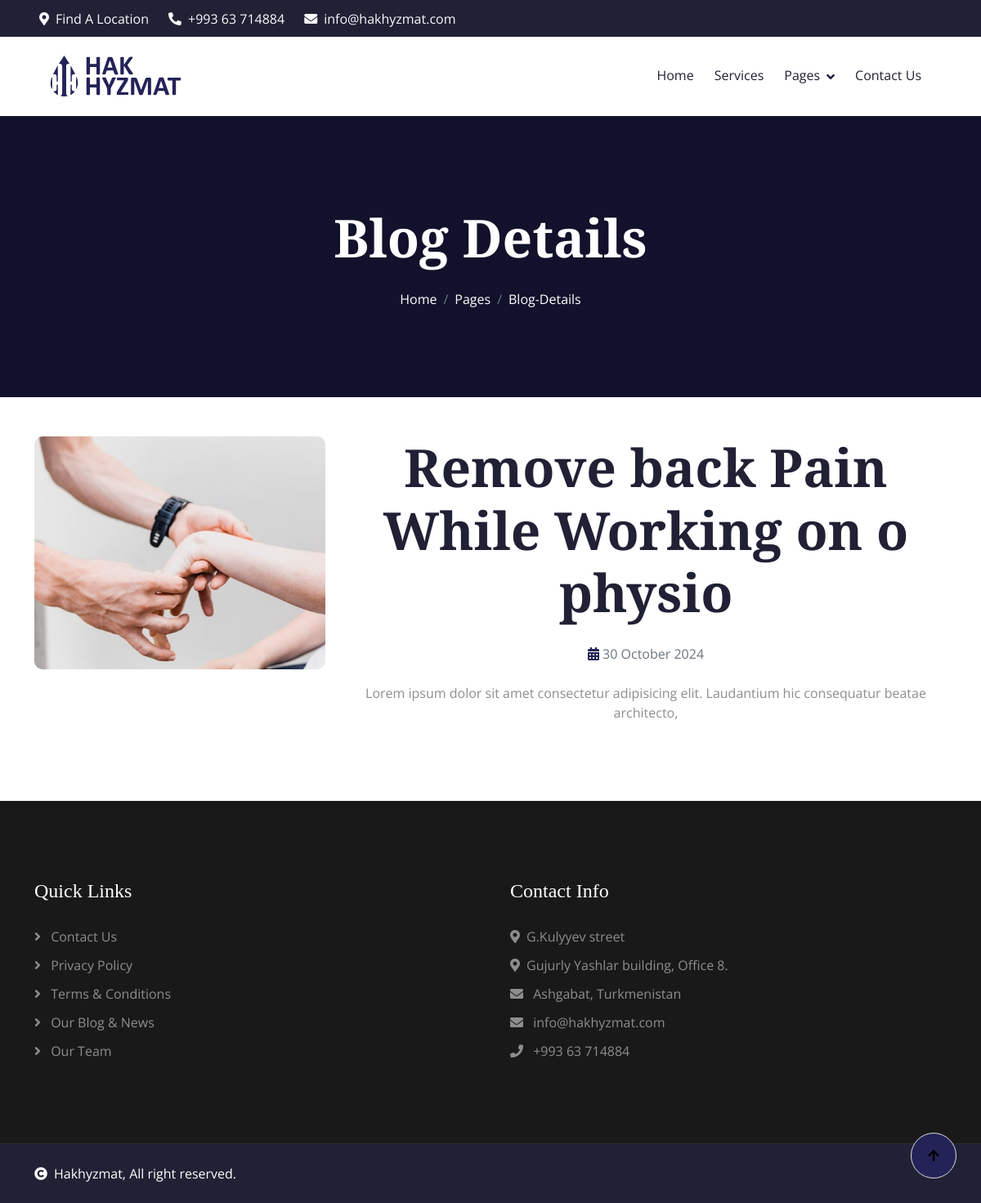
Screenshot of /blog-details/1/ with the database file from the repository.
### main/models/blog.py (models this page shows, shortened)
class Blog(models.Model):
    title = models.CharField(max_length=255)
    content = models.TextField()
    image = models.ImageField(upload_to='blog_images/')
    created_at = models.DateTimeField(auto_now_add=True)
    updated_at = models.DateTimeField(auto_now=True)
    class Meta:
        verbose_name = 'Blog'
        verbose_name_plural = 'Blogs'

### main/views/blog.py (the view)
# urls.py: path('blog-details/<int:pk>/', blog_details, name='blog-details'),
def blog_details(request, pk):
    blog = Blog.objects.get(id=pk)
    data = {
        'blog': blog
    }
    return render(request, 'main/blog-details/base.html', data)

### templates/main/blog-details/base.html
{% extends 'main/layout/base.html' %}
{% block content %}
    {% include 'main/navbar/navbar.html' %}
    {% include 'main/navbar/header.html' %}
    {% include 'main/blog-details/blog-details.html' %}
{% endblock %}

### templates/main/blog-details/blog-details.html
{% load static %}
<div class="container blog-content py-5">
  <div class="row">
    <div class="col-lg-4">
      <div class="blog-img position-relative mb-5 mb-lg-0">
        <img class="img-fluid w-100 rounded" src="{{ blog.image.url }}" alt="">
      </div>
    </div>
    <div class="col-lg-8">
      <div class="section-title mb-5 wow fadeInUp" data-wow-delay="0.1s">
        <h1 class="display-3 mb-4">{{ blog.title }}</h1>
        <p class="mb-0 text-muted"><i class="fa fa-calendar-alt text-primary"></i> {{ blog.created_at|date:"j F Y" }}</p>
        <br>
        <p class="mb-0">{{ blog.content }}</p>
      </div>
    </div>
  </div>
</div>

### static/main/css/style.css (style rules this page uses)
.section-title { max-width: 900px; text-align: center; margin: 0 auto; }

### rows the page displays
Blog: image (picture), title "Remove back Pain While Working on o physio", created_at "30 October 2024", content "Lorem ipsum dolor sit amet consectetur adipisicing elit. Laudantium hic consequatur beatae architecto,"
